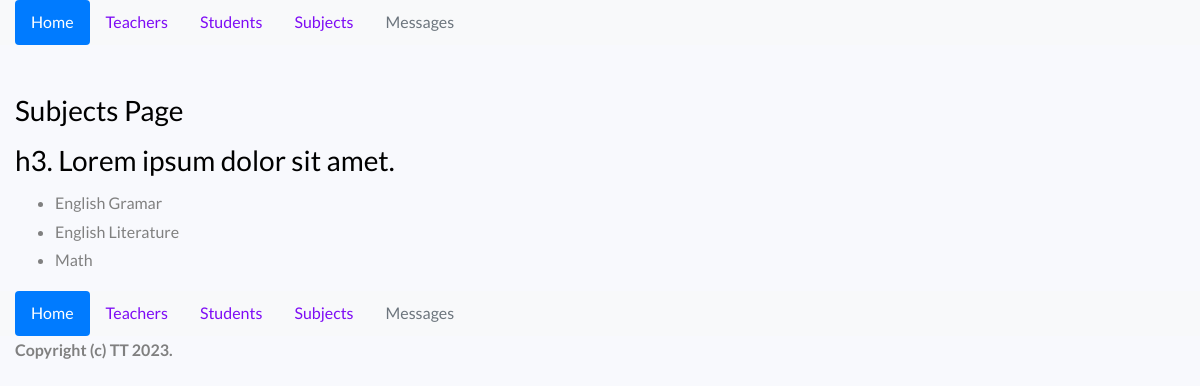
/subjects/, run on the app's committed database.
### blog/models.py (models this page shows)
class Subject(models.Model):
    name = models.CharField(
        max_length=100,
        unique=True,
        blank=False,
        null=False,
        primary_key=True,
    )
    def __str__(self):
        return self.name
    class Meta:
        db_table = 'blog_subjects'
        verbose_name = 'subject'
        verbose_name_plural = 'subjects'

### blog/views.py (the view)
# urls.py: path('subjects/', SubjectListView.as_view(), name='subjects'),
class SubjectListView(ListView):
    template_name = 'blog/subjects.html'
    model = Subject
    context_object_name = 'subjects'

### templates/blog/subjects.html (shortened to what this page needs)
{% extends 'blog/base.html' %}
{% block title %}
    Subjects Page
{% endblock %}
{% block content %}
    <div class="row">
        <div class="col-md-12">
            <h3>
                h3. Lorem ipsum dolor sit amet.
            </h3>
            <div class="row">
                <div class="col-md-6">
                    <ul>
                        {% for subject in subjects %}
                        <li class="list-item">
                            {{ subject }}
                        </li>
                        {% endfor %}
                    </ul>
                </div>
            </div>
        </div>
    </div>
{% endblock %}

### data on the page
Subject: name "English Gramar"
Subject: name "English Literature"
Subject: name "Math"
